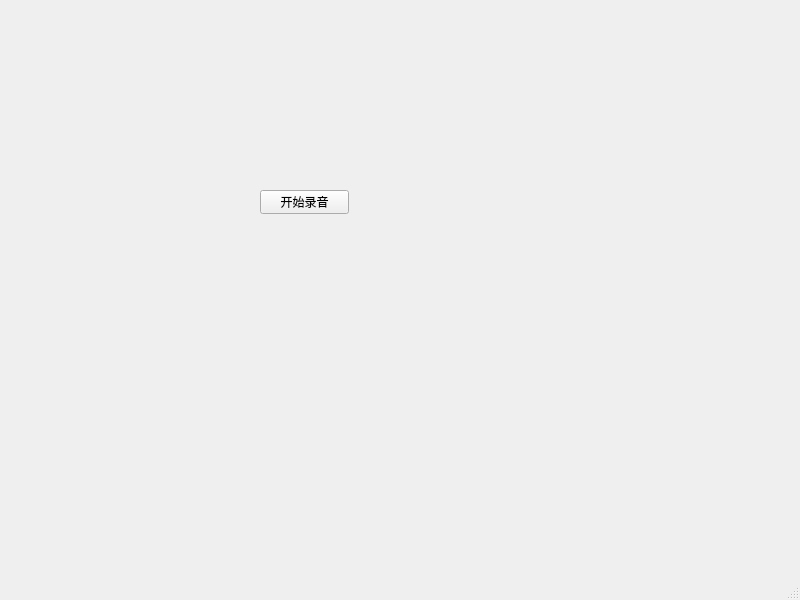
<?xml version="1.0" encoding="UTF-8"?>
<ui version="4.0">
 <class>MainWindow</class>
 <widget class="QMainWindow" name="MainWindow">
  <property name="geometry">
   <rect>
    <x>0</x>
    <y>0</y>
    <width>800</width>
    <height>600</height>
   </rect>
  </property>
  <property name="windowTitle">
   <string>MainWindow</string>
  </property>
  <widget class="QWidget" name="centralwidget">
   <widget class="QPushButton" name="pushButton">
    <property name="geometry">
     <rect>
      <x>260</x>
      <y>190</y>
      <width>89</width>
      <height>24</height>
     </rect>
    </property>
    <property name="text">
     <string>开始录音</string>
    </property>
   </widget>
  </widget>
  <widget class="QMenuBar" name="menubar">
   <property name="geometry">
    <rect>
     <x>0</x>
     <y>0</y>
     <width>800</width>
     <height>25</height>
    </rect>
   </property>
  </widget>
  <widget class="QStatusBar" name="statusbar"/>
 </widget>
 <resources/>
 <connections/>
</ui>
